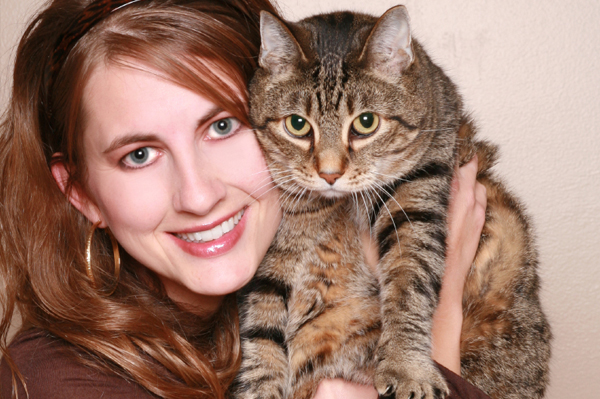
#> input picture input_test/ch2.jpg, 600 x 399 px; its folder holds only this picture in this run
$ python cat_human.py
#> lines starting #> are read from the running program, lines starting #| are printed output that depends on the picture; after the words box and inside, x2 and y2 are one past the last pixel; in counts of white or black regions, pixels touching at a corner belong together
# Program   : Human face and cat face identifier
# Author    : Ahmedur Rahman Shovon
# Date      : 30 January, 2017

import cv2, os

# list all files of the input folder
folder_name = "input_test"
img_ar = [folder_name+"/"+s for s in os.listdir(folder_name)]
output_folder = "output_test"

# font for the text written on image
font = cv2.FONT_HERSHEY_SIMPLEX

# These file contains trained classifiers for detecting human face and cat face
human_cas_file = "human.xml"
cat_cas_file = "cat.xml"

# Loading the classifier of faces of human and cat
human_cas = cv2.CascadeClassifier(human_cas_file)
cat_cas = cv2.CascadeClassifier(cat_cas_file)

# Looping through each image of image list
for img_file in img_ar:
    # splits image's file name only and use it as the output image's name
    img_file_only_name = img_file.split("/")[1]
    # reading the image
    img = cv2.imread(img_file)
#> img is the input picture: shape (399, 600, 3); mean B, G, R 107.1, 121.4, 156.3

    # resizing the image keeping the original aspect ratio
    weight, height, channel = img.shape
#> weight = 399; height = 600; channel = 3
    new_weight = 500
    aspect_ratio = (new_weight*1.0) / height
#> aspect_ratio = 0.833
    new_height = int(weight*aspect_ratio)
#> new_height = 332
    resize = (new_weight,new_height)
#> resize = (500, 332)
    img = cv2.resize(img, resize, interpolation = cv2.INTER_AREA)
#> img: shape (332, 500, 3)

    # converts to gray scale image
    img_gray = cv2.cvtColor(img, cv2.COLOR_BGR2GRAY)
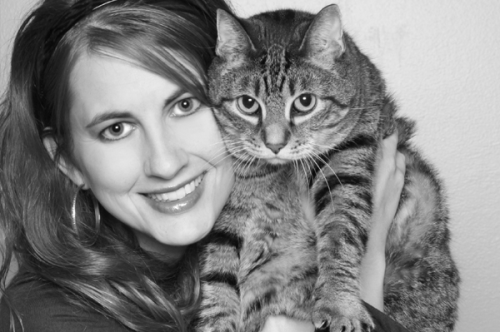
#> img_gray: shape (332, 500); min 6, max 253, mean 130.2

    # detection of cat face
    cat_face_ar = cat_cas.detectMultiScale(
        img_gray,
        scaleFactor = 1.15,
        minNeighbors = 4,
        minSize = (50,50)
        )
#> cat_face_ar = [[210, 55, 130, 130]]

    # detection of human face
    human_face_ar = human_cas.detectMultiScale(
        img_gray,
        scaleFactor = 1.15,
        minNeighbors = 7,
        minSize = (80,80)
        )
#> human_face_ar = [[53, 44, 195, 195]]

    # marking cat faces
    for(x,y,w,h) in cat_face_ar:
        cv2.rectangle(img,(x,y),(x+w,y+h),(0,255,0),2)
        cv2.putText(img,"Cat",(x,y-10),font,0.55,(0,255,0),1)
#> this loop made 1 pass
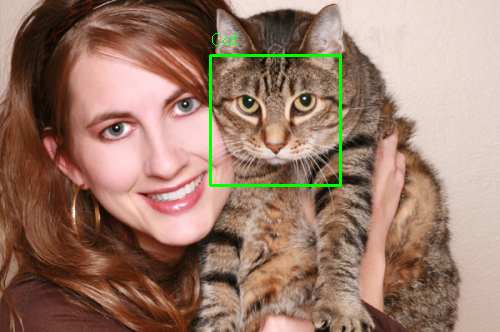
#> img: shape (332, 500, 3); mean B, G, R 106.2, 122.8, 154.9

    # marking human faces
    for(x,y,w,h) in human_face_ar:
        cv2.rectangle(img,(x,y),(x+w,y+h),(0,0,255),2)
        cv2.putText(img,"Human",(x,y-10),font,0.55,(0,0,255),1)
#> this loop made 1 pass
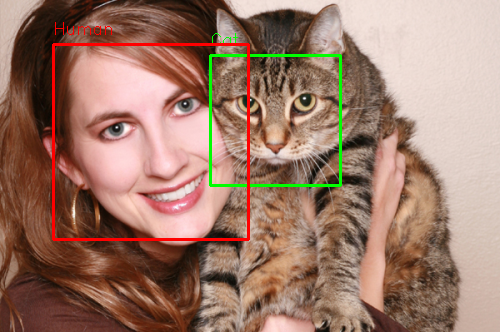
#> img: shape (332, 500, 3); 1.49% of pixels changed, all inside (x1, y1, x2, y2) = (52, 22, 250, 241)

    # saves and shows the detected and marked images
    output_file = output_folder+"/out_"+img_file_only_name
    # Comment the below line if you do not want to show marked image on screen
    cv2.imshow(output_file, img)
    cv2.imwrite(output_file,img)

cv2.waitKey(0)
cv2.destroyAllWindows()
print("The processing of the images has been completed.")
print("Check "+output_folder+" folder to see the result.")

$ run again, on input_test/ch3.jpg
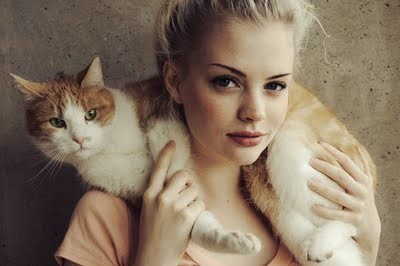
#> input picture input_test/ch3.jpg, 400 x 266 px
#> img is the input picture: shape (266, 400, 3); mean B, G, R 98.3, 117.1, 134.8
#> cat_face_ar = [[40, 102, 103, 103], [236, 35, 153, 153]]
#> human_face_ar = [[237, 45, 157, 157]]
#> the loop `for(x,y,w,h) in cat_face_ar:` made 2 passes
#> after the loop `for(x,y,w,h) in cat_face_ar:`:
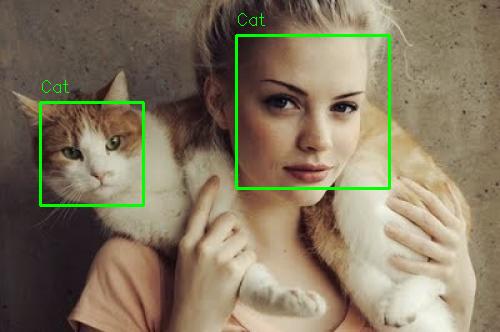
#> img: shape (332, 500, 3); mean B, G, R 96.5, 119.9, 132.3
#> the loop `for(x,y,w,h) in human_face_ar:` made 1 pass
#> after the loop `for(x,y,w,h) in human_face_ar:`:
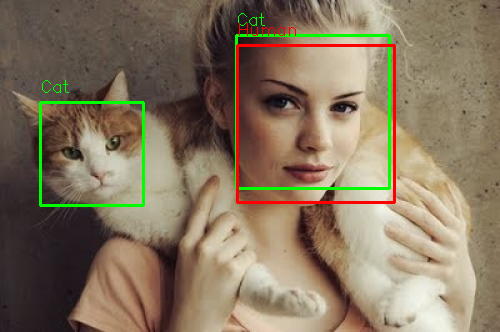
#> img: shape (332, 500, 3); 1.21% of pixels changed, all inside (x1, y1, x2, y2) = (236, 23, 396, 204)

$ run again, on input_test/ch6.jpg
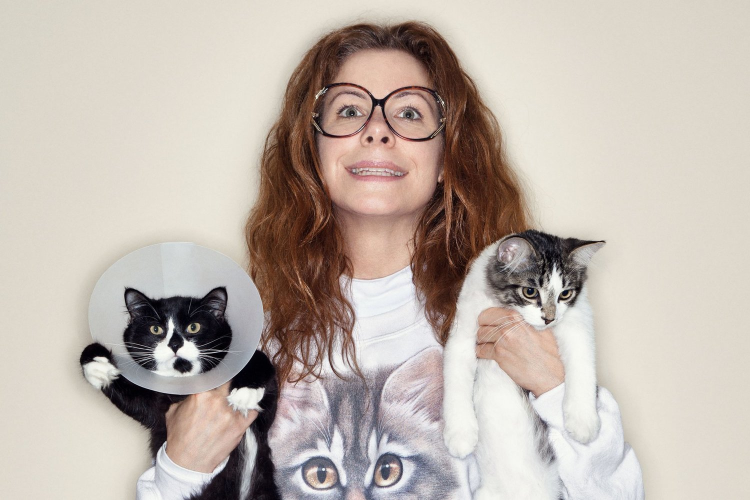
#> input picture input_test/ch6.jpg, 1500 x 1000 px (shown at 1/2 size)
#> img is the input picture: shape (1000, 1500, 3); mean B, G, R 173.5, 182, 192.7
#> cat_face_ar = [[336, 168, 62, 62], [89, 196, 56, 56]]
#> human_face_ar = [[195, 27, 118, 118]]
#> the loop `for(x,y,w,h) in cat_face_ar:` made 2 passes
#> after the loop `for(x,y,w,h) in cat_face_ar:`:
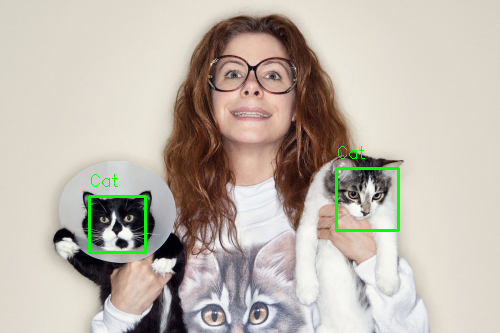
#> img: shape (333, 500, 3); mean B, G, R 172.2, 183, 191.3
#> the loop `for(x,y,w,h) in human_face_ar:` made 1 pass
#> after the loop `for(x,y,w,h) in human_face_ar:`:
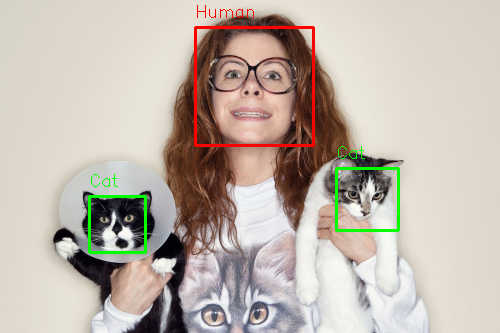
#> img: shape (333, 500, 3); 0.93% of pixels changed, all inside (x1, y1, x2, y2) = (194, 5, 315, 147)
